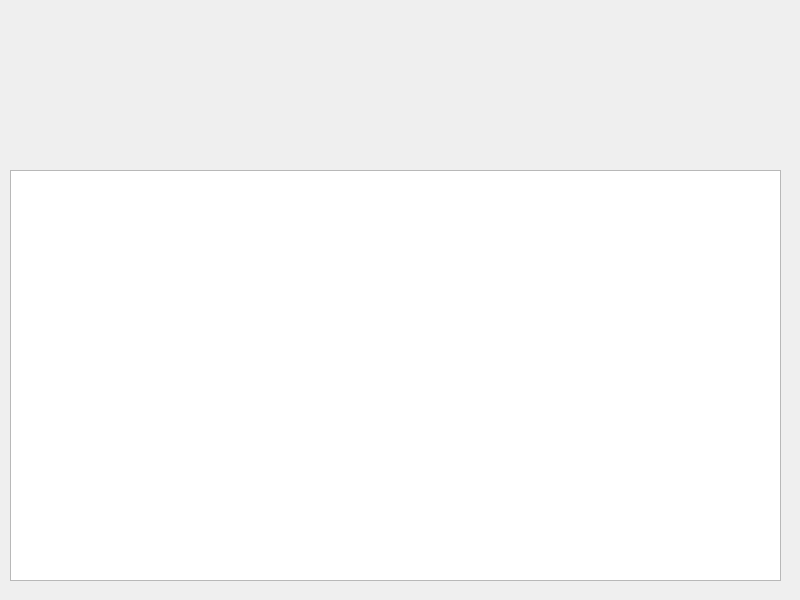
<?xml version="1.0" encoding="UTF-8"?>
<ui version="4.0">
 <class>Dialog</class>
 <widget class="QDialog" name="Dialog">
  <property name="geometry">
   <rect>
    <x>0</x>
    <y>0</y>
    <width>800</width>
    <height>600</height>
   </rect>
  </property>
  <property name="windowTitle">
   <string>Dialog</string>
  </property>
  <widget class="QTableView" name="tableView">
   <property name="geometry">
    <rect>
     <x>10</x>
     <y>170</y>
     <width>771</width>
     <height>411</height>
    </rect>
   </property>
  </widget>
 </widget>
 <resources/>
 <connections/>
</ui>
